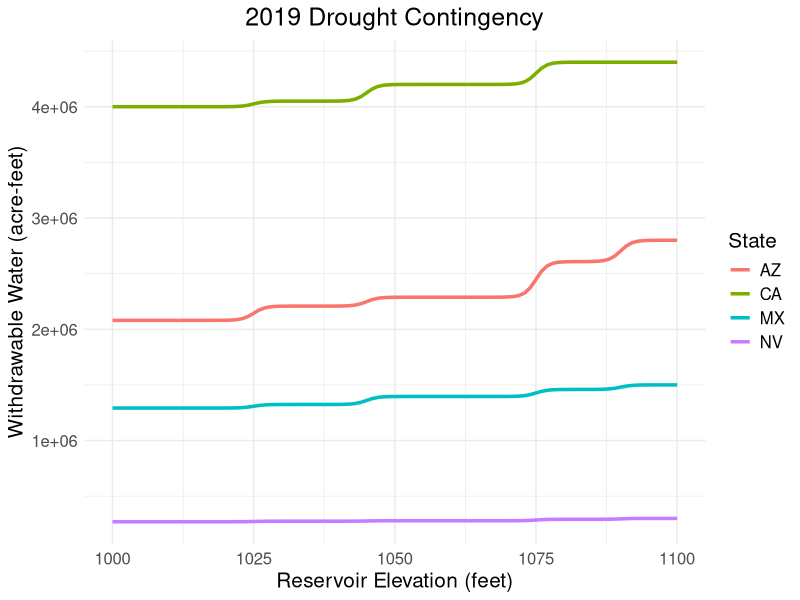

R code for this plot:
# Load required library
library(ggplot2)

# Define reservoir elevation thresholds
elevation <- seq(1000, 1100, by = 1) # Fine-grained elevation for smooth transitions

# Sigmoid function definition
sigmoid <- function(x, midpoint, width) {
  1 / (1 + exp(-(x - midpoint) / width))
}

# Sigmoid function parameters
transition_width <- 1 # Controls smoothness of transition between segments

# Define y-values for each segment
CA_y1 <- 4000000; CA_y2 <- 4050000; CA_y3 <- 4200000; CA_y4 <- 4400000
AZ_y1 <- 2080000; AZ_y2 <- 2208000; AZ_y3 <- 2288000; AZ_y4 <- 2608000; AZ_y5 <- 2800000
NV_y1 <- 270000; NV_y2 <- 275000; NV_y3 <- 279000; NV_y4 <- 292000; NV_y5 <- 300000
MX_y1 <- 1292000; MX_y2 <- 1324000; MX_y3 <- 1396000; MX_y4 <- 1459000; MX_y5 <- 1500000

# Calculate piecewise sigmoid functions for each range and state
CA_y <- CA_y1 + (CA_y2 - CA_y1) * sigmoid(elevation, 1025, transition_width) +
  (CA_y3 - CA_y2) * sigmoid(elevation, 1045, transition_width) +
  (CA_y4 - CA_y3) * sigmoid(elevation, 1075, transition_width)

AZ_y <- AZ_y1 + (AZ_y2 - AZ_y1) * sigmoid(elevation, 1025, transition_width) +
  (AZ_y3 - AZ_y2) * sigmoid(elevation, 1045, transition_width) +
  (AZ_y4 - AZ_y3) * sigmoid(elevation, 1075, transition_width) +
  (AZ_y5 - AZ_y4) * sigmoid(elevation, 1090, transition_width)

NV_y <- NV_y1 + (NV_y2 - NV_y1) * sigmoid(elevation, 1025, transition_width) +
  (NV_y3 - NV_y2) * sigmoid(elevation, 1045, transition_width) +
  (NV_y4 - NV_y3) * sigmoid(elevation, 1075, transition_width) +
  (NV_y5 - NV_y4) * sigmoid(elevation, 1090, transition_width)

MX_y <- MX_y1 + (MX_y2 - MX_y1) * sigmoid(elevation, 1025, transition_width) +
  (MX_y3 - MX_y2) * sigmoid(elevation, 1045, transition_width) +
  (MX_y4 - MX_y3) * sigmoid(elevation, 1075, transition_width) +
  (MX_y5 - MX_y4) * sigmoid(elevation, 1090, transition_width)

# Combine data into a data frame for ggplot
data <- data.frame(
  Elevation = rep(elevation, 4),
  Withdrawable = c(CA_y, AZ_y, NV_y, MX_y),
  State = factor(rep(c("CA", "AZ", "NV", "MX"), each = length(elevation)))
)

# Plotting smooth transitions for each state
ggplot(data, aes(x = Elevation, y = Withdrawable, color = State)) +
  geom_line(size = 1.2) +
  labs(
    x = "Reservoir Elevation (feet)",
    y = "Withdrawable Water (acre-feet)",
    title = "2019 Drought Contingency",
    color = "State" # 범례 제목 설정
  ) +
  theme_minimal() +
  theme(
    legend.position = "right",
    text = element_text(size = 15),
    plot.title = element_text(hjust = 0.5)
  )

